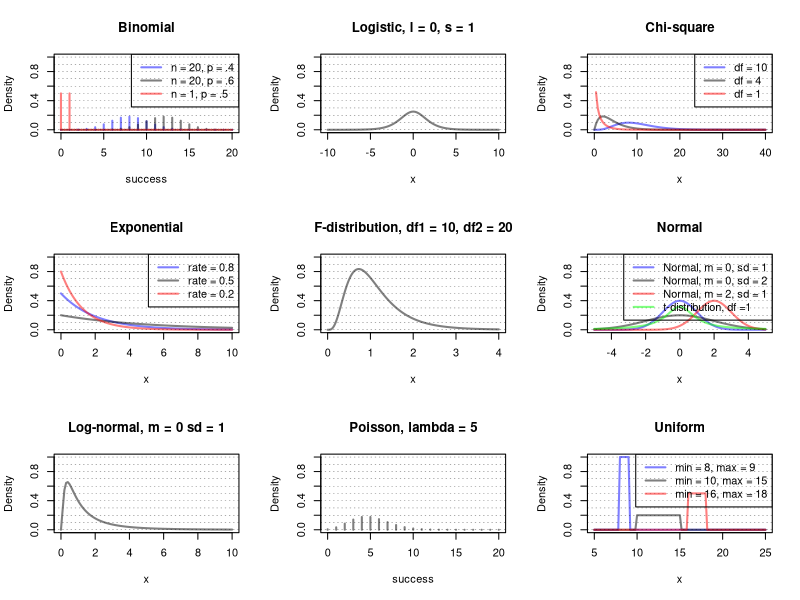
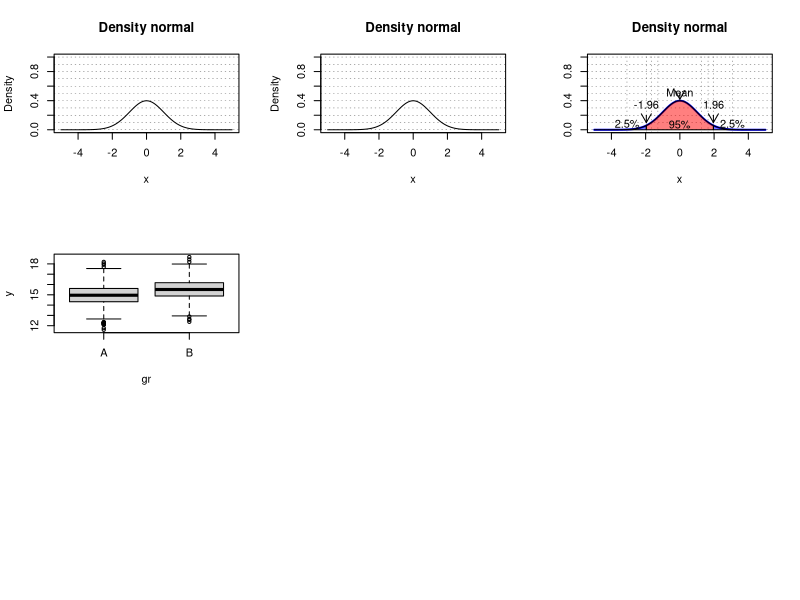
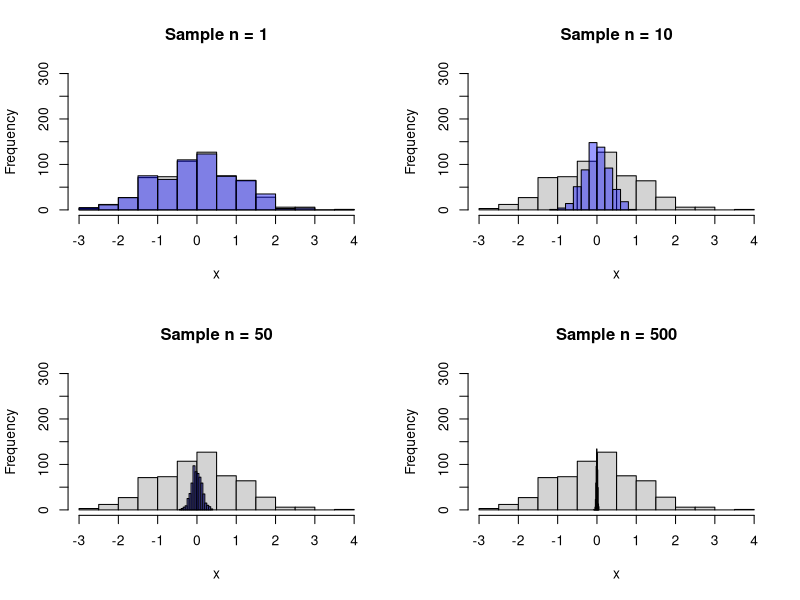

Write the R code that produced these figures, in order.
## ---- chunk 1
# in the end, should be about 1500 lines
knitr::opts_chunk$set(
  comment = "#",
  collapse = TRUE,
  warning = FALSE,
  message = FALSE,
  fig.width=6, fig.height=6,
  fig.retina = 3,
  fig.align = 'center'
)
## ---- chunk 2
set.seed(123)
## ---- chunk 3
runif(n = 1, min = 1, max = 10) # Gives a random number between 1 and 10
runif(n = 1, min = 1, max = 10) # RNG wasn't reset, different answer (see above)
runif(n = 1, min = 1, max = 10) # Different again... 

set.seed(42); runif(n = 1, min = 1, max = 10) # This sets the RNG 
set.seed(42); runif(n = 1, min = 1, max = 10) # The exact same number 

## ---- chunk 4
set.seed(123)
## ---- chunk 5
set.seed(12) # Set the RNG 
v.1.10 = 1:10 # Make a vector from 1 to 10 
# Randomly pick 1 (size) value from the vector (x), without replacement 
sample(x = v.1.10, size = 1, replace = FALSE) 
## ---- chunk 6
set.seed(3) # Set the RNG 
# Randomly pick 5 (size) letters from the vector (x), without replacement 
sample(x = LETTERS, size = 5, replace = FALSE) 
sample(x = as.factor(month.abb), size = 5, replace = FALSE) 
## ---- chunk 7
set.seed(12345) # Sets the random number generator to a fix value
vec.1.10 = 1:10 # Make the vector to choose from 
sample(x = vec.1.10, size = 4, replace = FALSE) # Sample 4 nb without replacement
sample(x = vec.1.10, size = 4, replace = TRUE) # Sample 4 nb with replacement
## ---- chunk 8
set.seed(123); table(sample(x = 0:1, size = 1000, replace = T,prob = c(.5,.5)))
## ---- chunk 9
par(mfrow = c(3,3), bg = NA)
# par(mfrow = c(1,1), bg = NA)
col = scales::alpha("black",.5)
col.r = scales::alpha("red",.5)
col.g = scales::alpha("green",.5)
col.b = scales::alpha("blue",.5)
lwd=2
# Binom
#define range of "successes"
success <- 0:20
plot(success, dbinom(x = success, size=20, prob=0.4),type='h', col = col.b, lwd=lwd, ylim = c(0,1), ylab = "Density", main = "Binomial")
curve(expr = dbinom(x = x, size=20, prob=0.6),col = col, lwd=lwd, ylim = c(0,1), type = 'h',add = T)
curve(expr = dbinom(x = x, size=1, prob=0.5),col = col.r, lwd=lwd, ylim = c(0,1), type = 'h',add = T)
abline(h=seq(0,1, by = .1), lty = 3, lwd = .3)
legend("topright",legend = c("n = 20, p = .4","n = 20, p = .6","n = 1, p = .5"),lty = c(1,1,1), col =c(col.b,col, col.r), lwd = 2)

# Logistic
curve(dlogis(x,location = 0, scale = 1), from=-10, to=10, col = col, lwd=lwd, ylim = c(0,1), ylab = "Density", main = "Logistic, l = 0, s = 1")
abline(h=seq(0,1, by = .1), lty = 3, lwd = .3)

# Chi-sq
curve(dchisq(x, df = 10), from = 0, to = 40, col = col.b, lwd=lwd, ylim = c(0,1), ylab = "Density", main = "Chi-square")
curve(dchisq(x, df = 4), from = 0, to = 40, col = col, lwd=lwd, ylim = c(0,1), add = T)
curve(dchisq(x, df = 1), from = 0, to = 40, col = col.r, lwd=lwd, ylim = c(0,1), add = T)
abline(h=seq(0,1, by = .1), lty = 3, lwd = .3)
legend("topright",legend = c("df = 10","df = 4","df = 1"),lty = c(1,1,1), col =c(col.b,col, col.r), lwd = 2)

# Exponential 
curve(dexp(x, rate = .5), from=0, to=10, col=col.b, lwd=lwd, ylim = c(0,1), ylab = "Density", main = "Exponential")
curve(dexp(x, rate = .2), from=0, to=10, col=col, lwd=lwd, ylim = c(0,1),add = T)
curve(dexp(x, rate = .8), from=0, to=10, col=col.r, lwd=lwd, ylim = c(0,1),add = T)
abline(h=seq(0,1, by = .1), lty = 3, lwd = .3)
legend("topright",legend = c("rate = 0.8","rate = 0.5","rate = 0.2"),lty = c(1,1,1), col =c(col.b,col,col.r), lwd = 2)

# F-distribution
curve(df(x, df1 = 10, df2 = 20), from = 0, to = 4, n = 5000, col= col, lwd=lwd, ylim = c(0,1), ylab = "Density", main = "F-distribution, df1 = 10, df2 = 20")
abline(h=seq(0,1, by = .1), lty = 3, lwd = .3)

# normal 
curve(expr = dnorm(x = x, mean=0,sd=1), from = -5, to = 5, col=col.b, lwd=lwd, ylim = c(0,1), ylab = "Density", main = "Normal")
curve(expr = dnorm(x = x, mean=0,sd=2), from = -5, to = 5, col=col, lwd=lwd, ylim = c(0,1), add = T)
curve(expr = dnorm(x = x, mean=2,sd=1), from = -5, to = 5, col=col.r, lwd=lwd, ylim = c(0,1), add = T)
curve(dt(x, df=1), from=-5, to=5, col=col.g, lty = 1, lwd=lwd, ylim = c(0,1), ylab = "Density", main = "t-distribution df = 10", add=TRUE)
abline(h=seq(0,1, by = .1), lty = 3, lwd = .3)
legend("topright",legend = c("Normal, m = 0, sd = 1","Normal, m = 0, sd = 2","Normal, m = 2, sd = 1","t-distribution, df =1"),lty = c(1,1,1,1), col =c(col.b,col,col.r,col.g), lwd = 2)

# Log normal 
curve(dlnorm(x, meanlog=0, sdlog=1), from=0, to=10, col=col, lwd=lwd, ylim = c(0,1), ylab = "Density", main = "Log-normal, m = 0 sd = 1")
abline(h=seq(0,1, by = .1), lty = 3, lwd = .3)

# Poisson
plot(success, dpois(success, lambda=5), type='h', col=col, lwd=lwd, ylim = c(0,1), ylab = "Density", main = "Poisson, lambda = 5")
abline(h=seq(0,1, by = .1), lty = 3, lwd = .3)

# unifrom
curve(dunif(x, min = 8,max = 9), from=5, to=25, col=col.b, lwd=lwd, ylim = c(0,1), ylab = "Density", main = "Uniform") 
curve(dunif(x, min = 10,max = 15), from=5, to=25, col=col, lwd=lwd, ylim = c(0,1), add=T) 
curve(dunif(x, min = 16,max = 18), from=5, to=25, col=col.r, lwd=lwd, ylim = c(0,1), add = T) 
abline(h=seq(0,1, by = .1), lty = 3, lwd = .3)
legend("topright",legend = c("min = 8, max = 9","min = 10, max = 15","min = 16, max = 18"),lty = c(1,1,1), col =c(col.b,col,col.r), lwd = 2)
## ---- chunk 10
curve(expr = dnorm(x = x, mean=0,sd=1), 
      from = -5, to = 5, ylim = c(0,1),
      col="black", ylab = "Density",
      main = "Density normal") 
abline(h=seq(0,1, by = .1), 
       lty = 3, lwd = .3)

## ---- chunk 11
curve(expr = dnorm(x = x, mean=0,sd=1), 
      from = -5, to = 5, ylim = c(0,1),
      col="black", ylab = "Density",
      main = "Density normal") 
abline(h=seq(0,1, by = .1), 
       lty = 3, lwd = .3)

## ---- chunk 12
x <- seq(-5, 5, 0.1)

plot(x, dnorm(x, 0, 1), main = "Density normal", type = "l", lwd = 2, col = "blue", ylab = "", xlab = "x", ylim = c(0,1))
# quantile.normal = qnorm(seq(0,1, by = .05))
quantile.normal = qnorm(c(.999,0.001,.975,.025, .95, .05, .9, .1))
abline(v = quantile.normal[!is.infinite(quantile.normal)], lty = 3, lwd = .3) 
abline(h=seq(0,1, by = .1), lty = 3, lwd = .3)

p = 0.025 

# add the polygon to the left  
lb <- min(x) # Lower bound
ub <- qnorm(p)   # Upper bound
x2 <- seq(min(x), ub, length = 100) # New Grid
y <- dnorm(x2, 0, 1) # Densitypolygon(c(lb, x2, ub), c(0, y, 0), col = rgb(0, 0, 1, alpha = 0.5))
polygon(c(lb, x2, ub), c(0, y, 0), col = rgb(0, 0, 1, alpha = 0.5))
text(x = ub, y = p+0.04,labels = paste0(p*100,"%"),adj = 0,pos = 2)

text(x = ub, y = .2,labels = paste0(round(qnorm(p),2)),adj = 0,pos = 1,offset = -1)
arrows(x0 = ub,x1 = ub, y0 = .2,y1 = .1,code = 2,length=.1)

# add the polygon to the right 
lb <- qnorm(1-p) # Lower bound
ub <- max(x)   # Upper bound
x2 <- seq(lb, max(x), length = 100) # New Grid
y <- dnorm(x2, 0, 1) # Density
polygon(c(lb, x2, ub), c(0,y,0), col = rgb(0, 0, 1, alpha = 0.5))
text(x = lb, y = p+0.04,labels = paste0(p*100,"%"),adj = 0,pos = 4)

text(x = lb, y = .2,labels = paste0(round(qnorm(1-p),2)),adj = 0,pos = 1,offset = -1)
arrows(x0 = lb,x1 = lb, y0 = .2,y1 = .1,code = 2,length=.1)

# Add the middle (red) polygon 
lb <- qnorm(p) # Lower bound
ub <- qnorm(1-p)   # Upper bound
x2 <- seq(lb, ub, length = 100) # New Grid
y <- dnorm(x2, 0, 1) # Density
polygon(c(lb, x2, ub), c(0,y,0), col = rgb(1, 0, 0, alpha = 0.5))
text(x = mean(x2), y = .2,labels = paste0((1-2*p)*100,"%"),adj = 0,pos = 1)

text(x = 0, y = .55,labels = paste0(quote("Mean")),adj = 0,pos = 1,offset = 0)
arrows(x0 = 0,x1 = 0, y0 = .5,y1 = .42,code = 2,length=.1)

## ---- chunk 13
qnorm(p = 0.025,lower.tail = F)
## ---- chunk 14
set.seed(1234)
n <-10
rnorm(n)
## ---- chunk 15

set.seed(1234); n = 1000
y1 = rnorm(n, mean = 15, sd = 1)
y2 = rnorm(n, mean = 15.5, sd = 1)

sim.aov1 = data.frame(y = y1, gr = "A")
sim.aov2 = data.frame(y = y2, gr = "B")
df.aov = rbind(sim.aov1, sim.aov2)
df.aov$gr = factor(df.aov$gr)

aov.out = aov(y~gr, data = df.aov)
#summary(aov.out)
tk.test = TukeyHSD(aov.out)
round(tk.test$gr,2)
## ---- chunk 16
plot(y~gr, data = df.aov)
## ---- chunk 17
# Defining the population 
n = 600 # Number of elements to be generated 
set.seed(13) # Set RNG 
x = rnorm(n) # Generate numbers from normal distribution 
reedddd = scales::alpha("blue",.4) # Make colour transparent 

# Definte the function 
sample.mean.pop.est <- function(x,n, sample.size, ylim = NULL) {
  # x: is the actual values of the trait measured 
  # n: size of the population (number of individuals or items)
  # sample.size: how big is the sample size from which the MEAN will be calculated from 
  # ylim: add a maximum if needed 
  # histogram of the population 
  
  # Just get the stats from the histogram 
  pop.hist = hist(x, plot = F) # Make base histogram 
  
  # Make empty vector
  tmp.v = c(NA) 
  
  # For loop to calculate the mean based on a sample from the population 
  for (i in 1:n) {
    tmp = sample(x = x, size = sample.size, replace = FALSE)
    # Record that information (mean of the sample)
    tmp.v[i] = mean(tmp)
  } # End i
  
  # Sample histogram 
  sample.hist = hist(tmp.v, plot = F)
  # Population histogram 
  hist(x, ylim = range(c(0,c(sample.hist$counts, pop.hist$counts), ylim)), 
       main = paste("Sample n =", sample.size))
  # Add the sample estimate 
  sample.hist = hist(tmp.v, col = reedddd, add=T)
} # End sample.mean.pop.est
## ---- chunk 18
par(mfrow=c(2,2))
sample.mean.pop.est(x = x, n = n,sample.size = 1, ylim = 300)
sample.mean.pop.est(x = x, n = n,sample.size = 10, ylim = 300)
sample.mean.pop.est(x = x, n = n,sample.size = 50, ylim = 300)
sample.mean.pop.est(x = x, n = n,sample.size = 500, ylim = 300)
